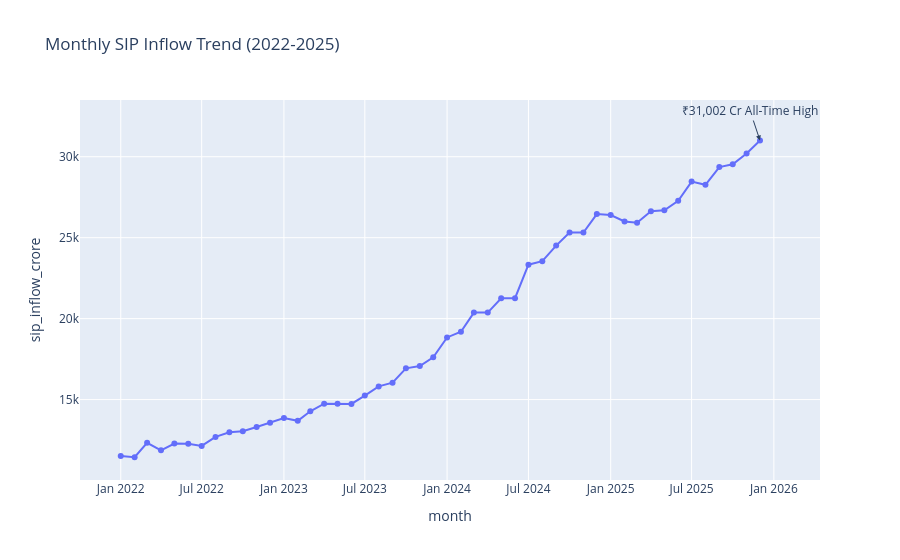

The notebook cell saved with this chart:
### Code cell
sip["month"] = pd.to_datetime(sip["month"])

fig = px.line(
    sip,
    x="month",
    y="sip_inflow_crore",
    markers=True,
    title="Monthly SIP Inflow Trend (2022-2025)"
)

fig.add_annotation(
    x="2025-12-01",
    y=31002,
    text="₹31,002 Cr All-Time High",
    showarrow=True,
    arrowhead=2
)

fig.show()

### Figure 1 — Plotly figure (JSON) as saved in the notebook; plotly's stock layout.template omitted (floating-point values rounded to 4 significant figures)
{"data": [{"hovertemplate": "month=%{x}<br>sip_inflow_crore=%{y}<extra></extra>", "legendgroup": "", "line": {"color": "#636efa", "dash": "solid"}, "marker": {"symbol": "circle"}, "mode": "lines+markers", "name": "", "orientation": "v", "showlegend": false, "type": "scatter", "x": ["2022-01-01T00:00:00", "2022-02-01T00:00:00", "2022-03-01T00:00:00", "2022-04-01T00:00:00", "2022-05-01T00:00:00", "2022-06-01T00:00:00", "2022-07-01T00:00:00", "2022-08-01T00:00:00", "2022-09-01T00:00:00", "2022-10-01T00:00:00", "2022-11-01T00:00:00", "2022-12-01T00:00:00", "2023-01-01T00:00:00", "2023-02-01T00:00:00", "2023-03-01T00:00:00", "2023-04-01T00:00:00", "2023-05-01T00:00:00", "2023-06-01T00:00:00", "2023-07-01T00:00:00", "2023-08-01T00:00:00", "2023-09-01T00:00:00", "2023-10-01T00:00:00", "2023-11-01T00:00:00", "2023-12-01T00:00:00", "2024-01-01T00:00:00", "2024-02-01T00:00:00", "2024-03-01T00:00:00", "2024-04-01T00:00:00", "2024-05-01T00:00:00", "2024-06-01T00:00:00", "2024-07-01T00:00:00", "2024-08-01T00:00:00", "2024-09-01T00:00:00", "2024-10-01T00:00:00", "2024-11-01T00:00:00", "2024-12-01T00:00:00", "2025-01-01T00:00:00", "2025-02-01T00:00:00", "2025-03-01T00:00:00", "2025-04-01T00:00:00", "2025-05-01T00:00:00", "2025-06-01T00:00:00", "2025-07-01T00:00:00", "2025-08-01T00:00:00", "2025-09-01T00:00:00", "2025-10-01T00:00:00", "2025-11-01T00:00:00", "2025-12-01T00:00:00"], "xaxis": "x", "y": [11517, 11438, 12328, 11863, 12286, 12276, 12140, 12694, 12976, 13040, 13306, 13573, 13856, 13687, 14276, 14749, 14749, 14734, 15245, 15814, 16042, 16928, 17073, 17610, 18838, 19187, 20371, 20371, 21262, 21262, 23332, 23547, 24509, 25323, 25320, 26459, 26400, 25999, 25926, 26632, 26688, 27274, 28464, 28265, 29361, 29529, 30200, 31002], "yaxis": "y"}], "layout": {"annotations": [{"arrowhead": 2, "showarrow": true, "text": "₹31,002 Cr All-Time High", "x": "2025-12-01", "y": 31002}], "autosize": true, "legend": {"tracegroupgap": 0}, "title": {"text": "Monthly SIP Inflow Trend (2022-2025)"}, "xaxis": {"anchor": "y", "autorange": true, "domain": [0, 1], "range": ["2021-09-16 01:32:54.1935", "2026-09-14 06:11:36.7742"], "title": {"text": "month"}, "type": "date"}, "yaxis": {"anchor": "x", "autorange": true, "domain": [0, 1], "range": [9485.0, 37050.0], "title": {"text": "sip_inflow_crore"}, "type": "linear"}}}
